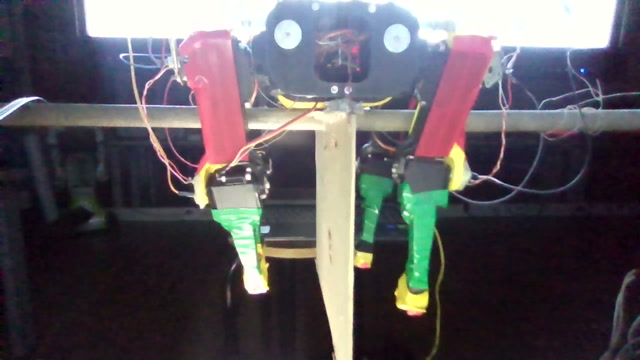
#> input picture Experimentos/camaras/vivo/1_hp_pc.jpg, 640 x 360 px
$ python -i analizar_colores_patas.py   (imports and definitions only)
#> lines starting #> are read from the running program, lines starting #| are printed output that depends on the picture; after the words box and inside, x2 and y2 are one past the last pixel; in counts of white or black regions, pixels touching at a corner belong together
#> further down, picture is the input picture: shape (360, 640, 3); mean B, G, R 93.3, 87.8, 92.4
#!/usr/bin/env python3
"""Identifica cada pata por sus colores en todas las cámaras de una caminata (21-oct).

Colores de las piezas: coxa blanca, fémur rojo, tibia verde, pie amarillo.
1. En cada fotograma (480 px de ancho) se segmentan rojo, verde y amarillo en HSV
   (el blanco de la coxa se confunde con paredes y luces: no se usa).
2. Las manchas de cada color se siguen fotograma a fotograma (vecino más cercano).
3. Cada trayectoria larga se asigna a la pata cuya orden de fémur explica mejor su
   movimiento (correlación con retardo 0-1 s, en x o en y): así cada cámara se identifica
   sola, esté donde esté. Si ninguna pata da |r| ≥ 0,5, la mancha queda «sin pata».
4. En la cámara de abajo (windows) se mide además, con los pies amarillos, la distancia
   entre los pies de cada lado (1-3 y 2-4) a lo largo de la caminata, en píxeles.
Salidas: colores_patas.json y colores_<cámara>.jpg (manchas etiquetadas sobre un fotograma).

Uso: python3 analizar_colores_patas.py grabaciones/<caminata>
"""
import csv
import json
import sys
from pathlib import Path

import cv2
import numpy as np

ANCHO = 480
FEMUR = {1: "orden_4", 2: "orden_5", 3: "orden_6", 4: "orden_7"}
# HSV de OpenCV (H 0-179). Rojo en dos tramos.
COLORES = {
    "femur": [((0, 110, 70), (8, 255, 255)), ((170, 110, 70), (179, 255, 255))],
    "tibia": [((40, 80, 40), (90, 255, 255))],
    "pie": [((18, 110, 110), (34, 255, 255))],
}
DIBUJO = {"femur": (0, 0, 255), "tibia": (0, 200, 0), "pie": (0, 220, 255)}
# 21-oct: desde abajo (cámara «windows») los pies llevan una marca roja en la suela: allí el rojo
# es el pie (el fémur casi no se ve) y el amarillo no se usa (se confunde con el cartón y la carcasa).
PIEZAS_CAMARA = {"windows": {"pie": COLORES["femur"], "tibia": COLORES["tibia"]}}


def mascaras(img, colores=COLORES):
    hsv = cv2.cvtColor(img, cv2.COLOR_BGR2HSV)
#> hsv: shape (360, 640, 3); mean H, S, V 113.7, 74.5, 103.7
    out = {}
    for pieza, tramos in colores.items():
        m = np.zeros(hsv.shape[:2], np.uint8)
        for lo, hi in tramos:
            m |= cv2.inRange(hsv, np.array(lo), np.array(hi))
        out[pieza] = cv2.morphologyEx(m, cv2.MORPH_OPEN, np.ones((3, 3), np.uint8))
#> this loop made 3 passes
#> (pieza, tramos) on passes 2 to 3: ('tibia', [((40, 80, 40), (90, 255, 255))]), ('pie', [((18, 110, 110), (34, 255, 255))])
#> pieza on pass 1: 'femur'
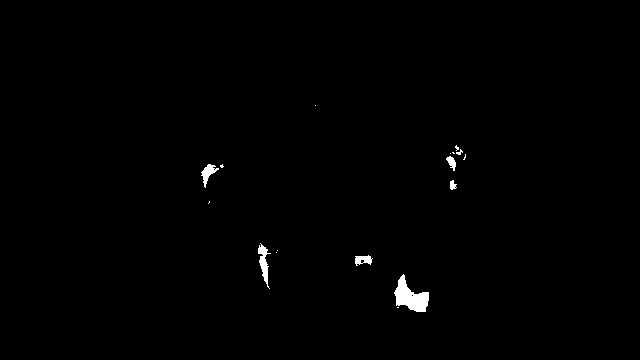
#> m: shape (360, 640); 0.62% white; 17 white regions (10 under 20 px), largest, box (x1, y1, x2, y2) and area: (394, 274, 429, 312) 687, (258, 243, 271, 289) 245, (201, 164, 219, 188) 171
#> after the loop, out = 3 items
    return out


def manchas(m, area_min):
    n, _, est, cen = cv2.connectedComponentsWithStats(m, connectivity=8)
    return [(cen[k][0], cen[k][1], est[k, cv2.CC_STAT_AREA]) for k in range(1, n) if est[k, cv2.CC_STAT_AREA] >= area_min]


# [127 lines left out: functions seguir, correlaciones, asignar, camaras_de, main, not called in this run]


# [2 lines not run here, left out]

>>> import cv2
>>> picture = cv2.imread('vivo/1_hp_pc.jpg')
>>> result = mascaras(picture)
#> result = 3 items

$ run again, on Experimentos/camaras/vivo/logitech.jpg
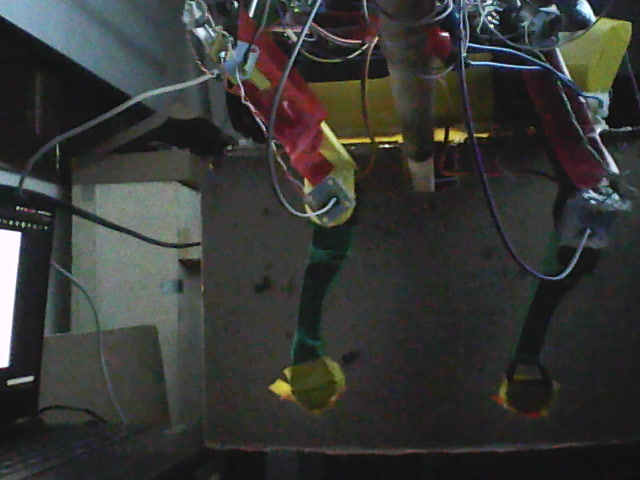
#> input picture Experimentos/camaras/vivo/logitech.jpg, 640 x 480 px
#> picture is the input picture: shape (480, 640, 3); mean B, G, R 53.1, 55.6, 54.6
#> hsv: shape (480, 640, 3); mean H, S, V 75.4, 46.9, 60.5
#> the loop in mascaras, `for pieza, tramos in colores.items():` made 3 passes
#> (pieza, tramos) on passes 2 to 3: ('tibia', [((40, 80, 40), (90, 255, 255))]), ('pie', [((18, 110, 110), (34, 255, 255))])
#> after the loop in mascaras, `for pieza, tramos in colores.items():`:
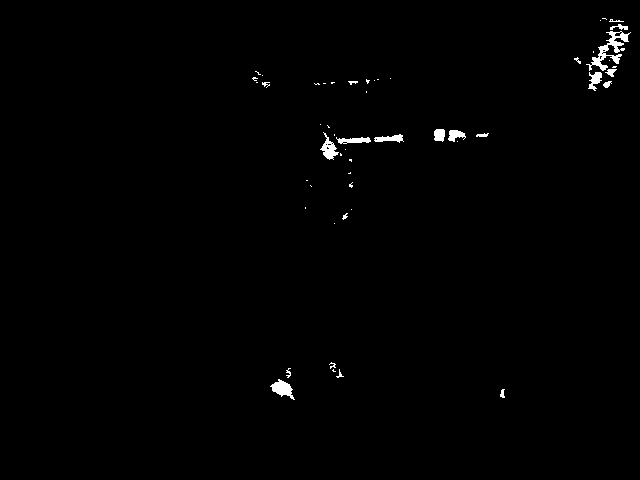
#> m: shape (480, 640); 0.73% white; 53 white regions (32 under 20 px), largest, box (x1, y1, x2, y2) and area: (586, 31, 631, 71) 530, (270, 379, 295, 400) 256, (320, 132, 339, 160) 222
#> after the loop in mascaras, `for pieza, tramos in colores.items():`: out = 3 items

$ run again, on Experimentos/camaras/vivo/portatil2.jpg
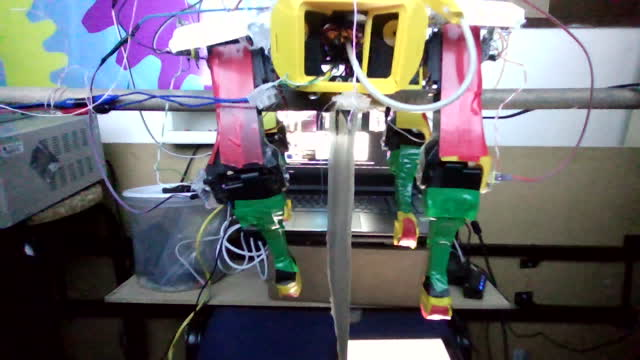
#> input picture Experimentos/camaras/vivo/portatil2.jpg, 640 x 360 px
#> picture is the input picture: shape (360, 640, 3); mean B, G, R 106.7, 104.5, 105.7
#> hsv: shape (360, 640, 3); mean H, S, V 80.3, 98.8, 122.5
#> the loop in mascaras, `for pieza, tramos in colores.items():` made 3 passes
#> (pieza, tramos) on passes 2 to 3: ('tibia', [((40, 80, 40), (90, 255, 255))]), ('pie', [((18, 110, 110), (34, 255, 255))])
#> after the loop in mascaras, `for pieza, tramos in colores.items():`:
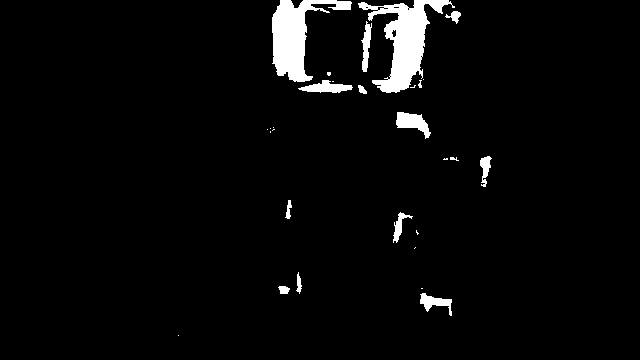
#> m: shape (360, 640); 3.6% white; 29 white regions (14 under 20 px), largest, box (x1, y1, x2, y2) and area: (358, 0, 455, 93) 3261, (272, 0, 352, 82) 2768, (396, 112, 431, 139) 482
#> after the loop in mascaras, `for pieza, tramos in colores.items():`: out = 3 items
